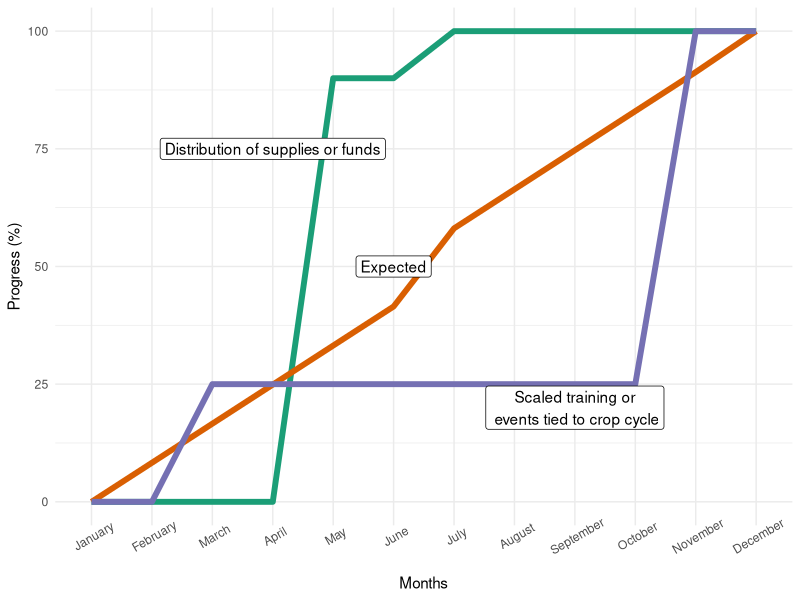
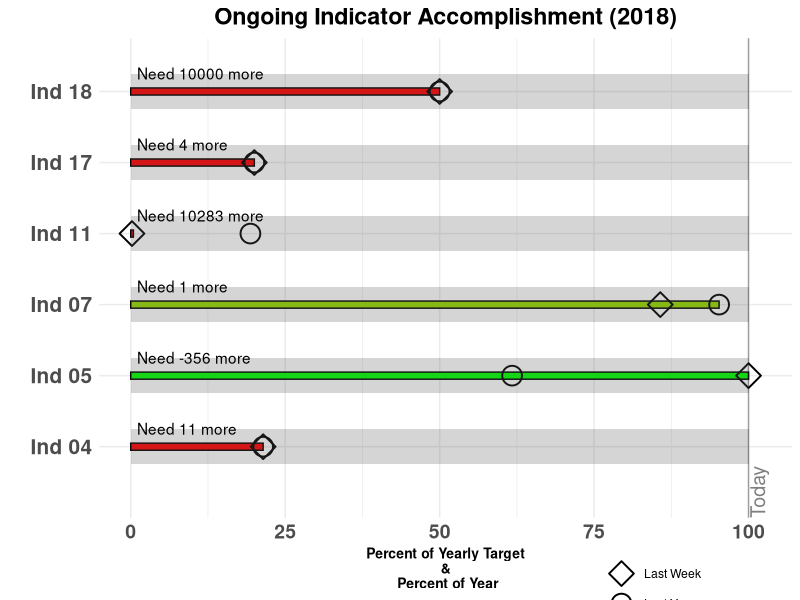
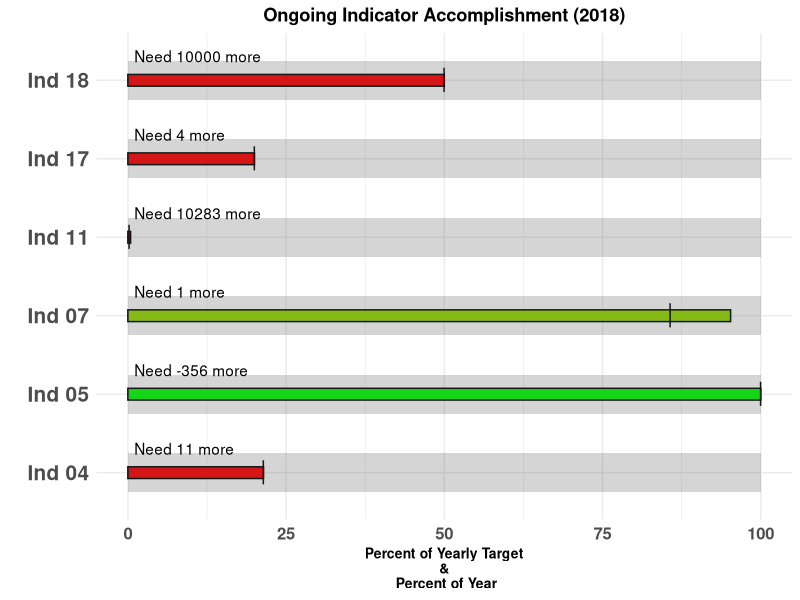
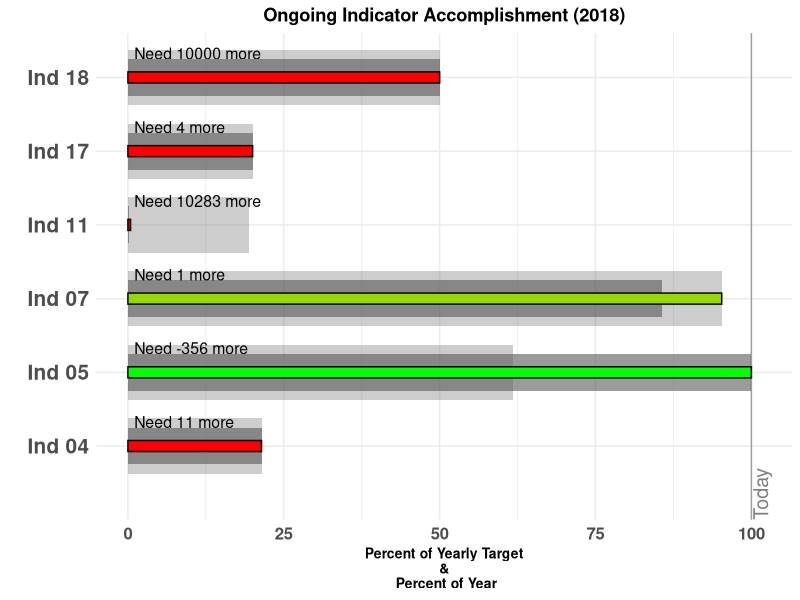

The R source for these figures, in order:
## ---- chunk 1
knitr::opts_chunk$set(echo = TRUE)
## ---- chunk 2
suppressPackageStartupMessages(library(dplyr))
suppressPackageStartupMessages(library(ggplot2))

data <- tribble(
  ~month, ~linear, ~scaled, ~distribution,
  "January", 0, 0, 0,
  "February", 8.3, 0, 0,
  "March", 16.6, 25, 0,
  "April", 24.9, 25, 0, 
  "May", 33.2, 25, 90,
  "June", 41.5, 25, 90,
  "July", 58.1, 25, 100,
  "August", 66.4, 25, 100,
  "September", 74.7, 25, 100,
  "October", 83, 25, 100,
  "November", 91.3, 100, 100,
  "December", 100, 100, 100
)

data %>% 
  tidyr::gather(key = type, value = progress, linear:distribution) %>% 
  mutate(month = factor(month, levels = c("January", "February", "March", "April", "May", 
                                          "June", "July", "August", "September",
                                          "October", "November", "December"))) %>% 
  group_by(month) %>% 
  ggplot(aes(x = month, y = progress, group = type, color = type)) +
  geom_line(size = 2) +
  scale_color_brewer(palette = "Dark2") +
  labs(x = "Months", y = "Progress (%)") +
  theme_minimal() +
  theme(legend.position = "none",
        axis.text.x = element_text(angle = 30)) +
  annotate("label", x = "April", y = 75, label = "Distribution of supplies or funds") +
  annotate("label", x = "June", y = 50, label = "Expected") +
  annotate("label", x = "September", y = 20, label = "Scaled training or\n events tied to crop cycle")

## ---- chunk 3
suppressPackageStartupMessages(library(ggplot2))
suppressPackageStartupMessages(library(dplyr))
suppressPackageStartupMessages(library(lubridate))
suppressPackageStartupMessages(library(ggrepel))

## Inputs
forYear = 2018 ## Specify Year the analysis represents
FY = TRUE       ## Is this a fiscal year? (as opposed to calendar year)
ProjectStartDate <- "2016/03/01"

df <- structure(list(IndicatorName = c("Ind 04", "Ind 05", "Ind 07", 
                                       "Ind 11", "Ind 17", "Ind 18"), 
                     Actual = c(3, 437, 20, 44, 1,10000), 
                     Actual_lastWeek = c(3, 420, 18, 20, 1, 10000), 
                     Actual_lastYear = c(3, 50, 20, 2000, 1, 10000), 
                     Target = c(14, 81, 21, 10327, 5, 20000)), 
                row.names = c(NA, -6L), class = "data.frame", 
                .Names = c("IndicatorName", "Actual", "Actual_lastWeek", "Actual_lastYear", "Target"))

## If df is empty, break function and just output an empty chart
if (nrow(df) == 0){
  OutputPlot <- "No data yet"
  return()
}

## Protect against the case where there are no actuals:
if (is.null(length(df$Active))) df$Actual <- 0

## Take percents, but protecting against there being no targets
df$Perc <-     df$Actual/(df$Target + 0.0000000000001) * 100
df$PercWeek <- df$Actual_lastWeek/(df$Target + 0.0000000000001) * 100
df$PercYear <- df$Actual_lastYear/(df$Target + 0.0000000000001) * 100

## But truncate results if any are greater than 100
df$Perc[df$Perc > 100] <- 100
df$PercWeek[df$PercWeek > 100] <- 100
df$PercYear[df$PercYear > 100] <- 100

#### Figure out today, within the Fiscal Year 
## If desired, force the project ot respect the startdate
if (FY == TRUE){
  ## Control for the possibility that project starts in a month other than October
  if(month(ProjectStartDate) != 10) {ProjectStartDate <-  as.Date(paste("01 10", year(ProjectStartDate)), format = "%d %m %Y")}
  ## Grab Percent of year
  PercentTime<- 
    as.numeric((Sys.Date() - as.Date(paste(format(as.Date(ProjectStartDate), "%d %b"),
                                           forYear - 1), format = "%d %b %Y"))/365.25*100)
} else {
  ## Grab Percent of year
  PercentTime<- 
    as.numeric(Sys.Date() - as.Date(ProjectStartDate))/365.25*100
}

## Truncate Percent line if greater than 100 (for example, doing the analysis after year end)
if(PercentTime > 100) PercentTime <- 100

## Calculate how far behind TODAY the Indicator Percent is
df$BehindBy <- df$Perc - PercentTime

## Calculate how far behind TODAY (VALUE) for text, but remove NAs
df <- df %>%
  mutate(text = PercentTime/100 * df$Target - df$Actual)
df$text[df$BehindBy > 0] <-"OK!"
df$text[df$BehindBy <= 0 & !is.na(df$BehindBy)] <- 
  paste("Need ", round(as.numeric(df$text[df$BehindBy <= 0  & !is.na(df$BehindBy)])), " more", sep = "")

          ## Calculate behind from last week
          df$BehindFromLastWeek <- df$Actual - df$Actual_lastWeek
          
          ## Truncate BEHIND BY at 0, LowLevel, and Percent to 100
          #### Set "low level" here. Low level is the Value that we consider tolerable to be behind the indicators by.r
          LowLVL <- -.20 * PercentTime
          df$BehindBy[df$BehindBy > 0] <- 0
          df$BehindBy[df$BehindBy < LowLVL] <- LowLVL


## ---- chunk 4

ggplot(df, aes(IndicatorName)) + 
  geom_col(aes(y = Perc, width = 0.1, fill = BehindBy), color = "black") + 
  scale_fill_gradient("Indicator\nBehind By:", limits = c(LowLVL, 0), low = "red", high = "green",
                      labels = c("On Time", "Slightly Behind", "Behind Schedule", ""),
                      guide = FALSE) +
  geom_point(aes(y = PercWeek, shape = "Last Week"), size = 6, stroke = 1) +
  geom_point(aes(y = PercYear, shape = "Last Year"), size = 6, stroke = 1) +         
  scale_shape_manual(" ", values = c(23, 21)) +
  geom_col(aes(y = 100, width = 0.5), alpha = 0.25) +
  geom_text(y = 1, aes(label = text), vjust = -1, hjust = 0) +
  geom_hline(yintercept = PercentTime, alpha = 0.33) +
  annotate("text", x = 0, y = PercentTime + 1.5, hjust = 0, label = "Today", 
           angle = 90, alpha = 0.5, size = 5) +
  coord_flip() +  
  labs(y = "Percent of Yearly Target\n&\n Percent of Year",
       x = " ") +
  ggtitle(paste("Ongoing Indicator Accomplishment (", forYear, ")", sep = "")) +
  theme_minimal() + 
  theme(axis.text.y = element_text(size = 15, face = "bold"),
        axis.title.x = element_text(face = "bold", size = 10),
        axis.text.x = element_text(face = "bold", size = 14),
        title = element_text(face = "bold", size = 14),
        plot.title = element_text(hjust = 0.5), 
        plot.subtitle = element_text(hjust = 0.5, size = 8),
        legend.position = c(0.8, -0.12),
        legend.key.size = unit(1.5, "lines")) +
  expand_limits(x = 6.75, y = 102)

## ---- chunk 5

ggplot(df, aes(IndicatorName)) + 
  geom_col(aes(y = Perc, width = 0.15, fill = BehindBy), color = "black") + 
  scale_fill_gradient("Indicator\nBehind By:", limits = c(LowLVL, 0), low = "red", high = "green") +
  geom_point(aes(y = PercWeek, shape = "Last Week"), size = 4.5, stroke = 3) +
  scale_shape_manual(" ", values = 124) +
  geom_col(aes(y = 100, width = 0.5), alpha = 0.25) +
  geom_text(y = 1, aes(label = text), vjust = -1.5, hjust = 0) +
  coord_flip() +  
  labs(y = "Percent of Yearly Target\n&\n Percent of Year",
       x = " ") +
  ggtitle(paste("Ongoing Indicator Accomplishment (", forYear, ")", sep = "")) +
  theme_minimal() + 
  theme(axis.text.y = element_text(size = 15, face = "bold"),
        axis.title.x = element_text(face = "bold", size = 10),
        axis.text.x = element_text(face = "bold", size = 12),
        title = element_text(face = "bold"),
        plot.title = element_text(hjust = 0.5), 
        plot.subtitle = element_text(hjust = 0.5, size = 8),
        legend.position = "none")

## ---- chunk 6

ggplot(df, aes(IndicatorName)) + 
  geom_col(aes(y = PercWeek, width = 0.5), alpha = 0.6) +
  geom_col(aes(y = PercYear, width = 0.75), alpha = 0.3) +
  geom_col(aes(y = Perc, width = 0.15, fill = BehindBy), color = "black") + 
  scale_fill_gradient("Indicator\nBehind By:", limits = c(LowLVL, 0), low = "red", high = "green") +
  geom_text(y = 1, aes(label = text), vjust = -1.5, hjust = 0, size = 4) +
  geom_hline(yintercept = PercentTime, alpha = 0.33) +
  annotate("text", x = 0, y = PercentTime + 1.5, hjust = 0, label = "Today", angle = 90, alpha = 0.5, size = 5) +
  coord_flip() +
  labs(y = "Percent of Yearly Target\n&\n Percent of Year",
       x = " ") +
  ggtitle(paste("Ongoing Indicator Accomplishment (", forYear, ")", sep = "")) +
  theme_minimal() + 
  theme(axis.text.y = element_text(size = 15, face = "bold"),
        axis.title.x = element_text(face = "bold", size = 10),
        axis.text.x = element_text(face = "bold", size = 12),
        title = element_text(face = "bold"),
        plot.title = element_text(hjust = 0.5), 
        plot.subtitle = element_text(hjust = 0.5, size = 8),
        legend.position = "none")

